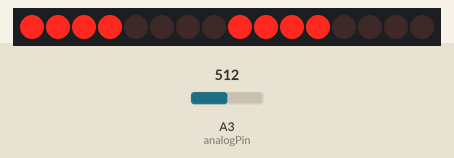
Bench run of a sketch on a simulated Arduino Uno, built with avr-gcc and run on an emulated ATmega328P. On the bench: 16 shift-register outputs drawn as a row of LEDs (first output left, lit = HIGH). Wiring (inferred from the names in the program): 2 × shift register (74HC595): data pin 4; shift clock pin 14; latch pin 3. Wiring (inferred from the signals the program sends): row of LEDs: on Q0, Q1, Q2, Q3, Q4, Q5, Q6, Q7, Q8, Q9, Q10, Q11, Q12, Q13, Q14, Q15. Inputs (shaded band) come from the test bench; at power-on: A3 (analogPin) = 512. What the sketch prints to the serial monitor is not drawn.

Above: at 1.2 s.
1.3 s: A3 (analogPin) set to 319
At 2.9 s:
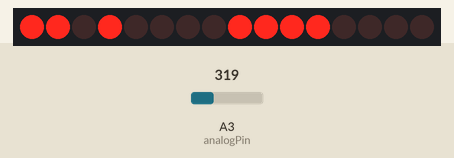
3.2 s: A3 (analogPin) set to 298
At 4.4 s:
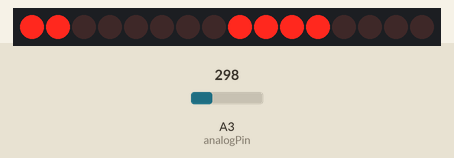
4.9 s: A3 (analogPin) set to 20
At 6.5 s:
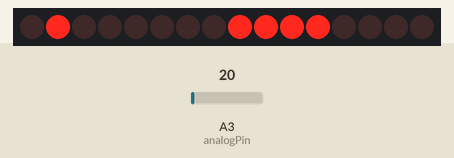
6.8 s: A3 (analogPin) set to 716
At 8.0 s:
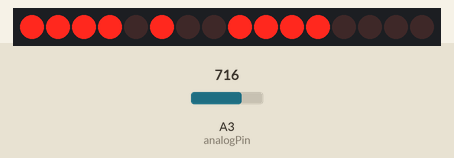
8.3 s: A3 (analogPin) set to 450
At 9.7 s:
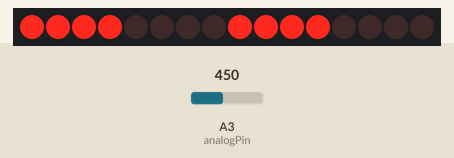
10.2 s: A3 (analogPin) set to 428
At 11.0 s:
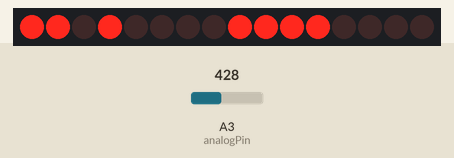
Timing chart, 0 to 12.9 s (numbered marks = the images above; inputs shaded):
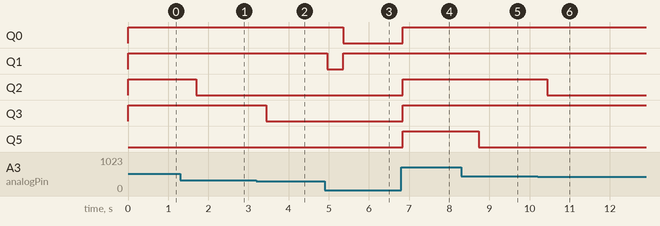

The sketch:

tpic6c595_HC595.ino
```cpp
//**************************************************************//
//  Name    : shiftOutCode, Hello World
//  Author  : Carlyn Maw,Tom Igoe, David A. Mellis
//  Date    : 25 Oct, 2006
//  Modified: 23 Mar 2010
//  Version : 2.0
//  Notes   : Code for using a 74HC595 Shift Register           //
//          : to count from 0 to 255
//****************************************************************


#include <MsTimer2.h>


//Pin connected to ST_CP of 74HC595
int latchPin = 3;
//Pin connected to SH_CP of 74HC595
int clockPin = 14;
////Pin connected to DS of 74HC595
int dataPin = 4;

int analogPin = 3;     // potentiometer wiper (middle terminal) connected to analog pin 3


int outputValue[] = {0x00,0x00,0x00,0x00};
byte bitpos[] = {2,1,8,4,0x20,0x10,0x80,0x40};
byte vierer[] = {1,0,3,2};
static long count = 0;
volatile int showval = 1;
byte newVal = 0;
volatile uint8_t current_top_volume = 0;
volatile uint32_t speed = 0;
volatile uint32_t height = 0;

void setval(int value) {

  if ( value >30 ) value = 30;
  value -= 1;
  outputValue[0] = 0;
  outputValue[1] = 0;
  outputValue[2] = 0;
  outputValue[3] = 0;

  int block = value / 4;
  int bitnum = vierer[value % 4];
  outputValue[bitnum] = bitpos[block];


}

void setLed(int value) {

  if ( value >30 ) value = 30;
  value -= 1;

  int block = value / 4;
  int bitnum = vierer[value % 4];
  outputValue[bitnum] |= bitpos[block];


}

void clrLed(int value) {

  if ( value >30 ) value = 30;
  value -= 1;

  int block = value / 4;
  int bitnum = vierer[value % 4];
  outputValue[bitnum] &= ~bitpos[block];


}

void drop() {
    if (showval < current_top_volume) {
        // volume decreased recently
        // ensure top_volume LED is lit
           setLed(current_top_volume);

        // now let the top_volume indicator follow down
        ++speed;
        height += speed;

        if (height > 20000) {
            height-= 20000;
            clrLed(current_top_volume);
            --current_top_volume;
            setLed(current_top_volume);
        }
    }
}

void setbar(int value) {
  int block;
  int bitnum;
  if ( value >30 ) value = 30;
      cli();

  outputValue[0] = 0;
  outputValue[1] = 0;
  outputValue[2] = 0;
  outputValue[3] = 0;
  value -= 1;
    if (showval >= current_top_volume) {
        current_top_volume = showval;
        speed = 0;
        height = 0;
    }
  for(int i = 0;i<=value;i++){
     block = i / 4;
     bitnum = vierer[i % 4];
    outputValue[bitnum] |= bitpos[block];
  }
  setLed(current_top_volume);

  sei();

}

void setup() {
  //set pins to output so you can control the shift register
  Serial.begin(57600);

  Serial.println("\n[LED_BAR_595x2]");

  pinMode(latchPin, OUTPUT);
  pinMode(clockPin, OUTPUT);
  pinMode(dataPin, OUTPUT);
  digitalWrite(latchPin, LOW);

    MsTimer2::set(1, drop);
    MsTimer2::start();


}

void loop() {

    // send data only when you receive data:
    if (Serial.available() > 0) {
                // read the incoming byte:
                newVal = Serial.read();

    }
    showval = map(analogRead(analogPin),0,1023,0,30);

    for (int i = 0; i<4; i++) {
      // take the latchPin low so
      // the LEDs don't change while you're sending in bits:
//      setval(showval);
      setbar(showval);
      // shift out the bits:
      shiftOut(dataPin, clockPin, MSBFIRST, 1 << i);
      shiftOut(dataPin, clockPin, MSBFIRST, outputValue[i]);


      //take the latch pin high so the LEDs will light up:
      digitalWrite(latchPin, HIGH);
       digitalWrite(latchPin, LOW);

      // pause before next value:
    }
  /*
    count +=1 ;

    if(count >= 5){
        count = 0;
        showval++;
        if(showval > 30) showval= 0 ;
    }

   */

}
```

Measured:
- the behaviour switches between 307 and 306 on A3 (analogPin) (found by bisection; images 1 and 2)
- the behaviour switches between 444 and 443 on A3 (analogPin) (found by bisection; images 5 and 6)
- after the input at 1.3 s, Q2: HIGH → LOW after 0.40 s
- after the input at 3.2 s, Q3: HIGH → LOW after 0.24 s
- after the input at 4.9 s, Q0: HIGH → LOW after 0.46 s; Q1: HIGH → LOW after 0.06 s, → HIGH 0.40 s later
- after the input at 6.8 s, Q0, Q2, Q3, Q5: LOW → HIGH at once
- after the input at 8.3 s, Q5: HIGH → LOW after 0.44 s
- after the input at 10.2 s, Q2: HIGH → LOW after 0.24 s
